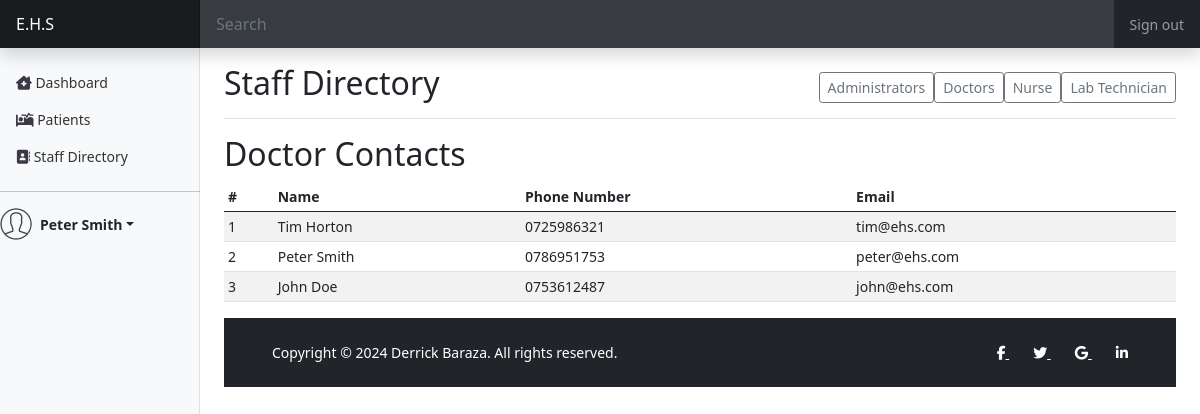
The app's page /docdashboard/directory/index.php (signed in) with its own data.
### tables this page shows
CREATE TABLE IF NOT EXISTS `doctors` (
  `docID` int(11) NOT NULL AUTO_INCREMENT,
  `docName` varchar(50) NOT NULL,
  `type` varchar(50) NOT NULL,
  `phoneNo` int(50) NOT NULL,
  `email` varchar(50) NOT NULL,
  `password` varchar(128) NOT NULL,
  PRIMARY KEY (`docID`)
);

### includes/globvars.php (called while the page is built)
<?php
    $admin = "admin";
    $doctor = "doctors";
    $nurse = "nurses";
    $tech = "tech";
?>

### docdashboard/directory/index.php (the view, shortened to what this page needs)
<?php
  include "../../includes/globvars.php";
  include "../../includes/dblink.php";
  if (isset($_SESSION['ID'])&&isset($_SESSION['Name'])&&isset($_SESSION['email'])&&$_SESSION['user']==$doctor) {
    $name = $_SESSION['Name'];
    if(!isset($_POST['submit'])){
      $sql = "SELECT `docName`, `phoneNo`, `email` FROM `doctors`;";
      $cont = "Doctor";
    }
    $result = mysqli_query($mysqli, $sql);
?>
    <!doctype html>
    <html lang="en">
      <head>
        <link rel="stylesheet" href="https://cdn.jsdelivr.net/npm/bootstrap-icons@1.11.2/font/bootstrap-icons.min.css">
        <link href="../../css/bootstrap.min.css" rel="stylesheet">
        <link href="../../css/dashboard.css" rel="stylesheet">
      </head>
      <body>
      <header class="navbar navbar-dark sticky-top bg-dark flex-md-nowrap p-0 shadow">
        <a class="navbar-brand col-md-3 col-lg-2 me-0 px-3" href="#" id="home">E.H.S</a>
        <input class="form-control form-control-dark w-100" type="text" placeholder="Search" aria-label="Search">
        <div class="navbar-nav">
          <div class="nav-item text-nowrap">
            <a class="nav-link px-3" href="../validation/logout.php" id="signout">Sign out</a>
          </div>
        </div>
      </header>
      <div class="container-fluid">
        <div class="row">
          <?php @include("../includes/nav.php");?>
          <main class="col-md-9 ms-sm-auto col-lg-10 px-md-4">
            <div class="d-flex justify-content-between flex-wrap flex-md-nowrap align-items-center pt-3 pb-2 mb-3 border-bottom">
              <h1 class="h2">Staff Directory</h1>
              <div class="btn-toolbar mb-2 mb-md-0">
                <form action="../directory/index.php" method="post">
                  <button type="submit" name="submit" value="<?php echo $admin;?>" class="btn btn-sm btn-outline-secondary" id="admin">
                    Administrators
                  </button>
                </form>
                <form action="../directory/index.php" method="post">
                  <button type="submit" name="submit" value="<?php echo $doctor;?>" class="btn btn-sm btn-outline-secondary" id="doct">
                    Doctors
                  </button>
                </form>
                <form action="../directory/index.php" method="post">
                  <button type="submit" name="submit" value="<?php echo $nurse;?>" class="btn btn-sm btn-outline-secondary" id="nurse">
                    Nurse
                  </button>
                </form>
                <form action="../directory/index.php" method="post">
                  <button type="submit" name="submit" value="<?php echo $tech;?>" class="btn btn-sm btn-outline-secondary" id="nurse">
                    Lab Technician
                  </button>
                </form>
              </div>
            </div>
            <h2 id="title"><?php echo $cont;?> Contacts </h2>
            <table class="table table-striped table-sm">
              <thead>
                <tr>
                  <th scope="col">#</th>
                  <th scope="col">Name</th>
                  <th scope="col">Phone Number</th>
                  <th scope="col">Email</th>
                </tr>
              </thead>
              <tbody>
                <?php
                $i =1;
                foreach ($result as $res) {
                    if(!isset($_POST['submit'])){
                      $name=$res['docName'];
                    }
                    $email=$res['email'];
                    $number="0".$res['phoneNo'];
              ?>
              <tr>
                <td><?php echo $i;?></td>
                <td><?php echo $name;?></td>
                <td><?php echo $number;?></td>
                <td><?php echo $email;?></td>
              </tr>
              <?php
                  $i++;
                }
              ?>
              </tbody>
            </table>
            <?php @include("../../includes/copyright.php");?>
          </main>
        </div>
      </div>
      </body>
    </html>
<?php
  }else {
    header("Location: ../validation/logout.php?message=Kindly log in");
  }
?>

### css/dashboard.css (style rules this page uses)
body { font-size: .875rem; }
.navbar-brand { padding-top: .75rem; padding-bottom: .75rem; font-size: 1rem; background-color: rgba(0, 0, 0, .25); box-shadow: inset -1px 0 0 rgba(0, 0, 0, .25); }
.navbar .form-control { padding: .75rem 1rem; border-width: 0; border-radius: 0; }
.form-control-dark { color: #fff; background-color: rgba(255, 255, 255, .1); border-color: rgba(255, 255, 255, .1); }

### records on screen
doctors: docName "Tim Horton", phoneNo "0725986321", email "tim@ehs.com"
doctors: docName "Peter Smith", phoneNo "0786951753", email "peter@ehs.com"
doctors: docName "John Doe", phoneNo "0753612487", email "john@ehs.com"

### other values on screen
$name "Peter Smith"
$cont "Doctor"
